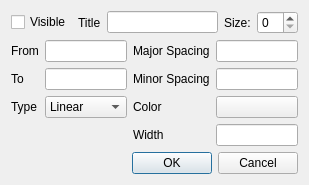
<?xml version="1.0" encoding="UTF-8"?>
<ui version="4.0">
 <class>AxisSettingsDialog</class>
 <widget class="QDialog" name="AxisSettingsDialog">
  <property name="geometry">
   <rect>
    <x>0</x>
    <y>0</y>
    <width>309</width>
    <height>180</height>
   </rect>
  </property>
  <property name="windowTitle">
   <string>Axis Settings</string>
  </property>
  <layout class="QVBoxLayout" name="verticalLayout">
   <item>
    <layout class="QHBoxLayout" name="horizontalLayout">
     <item>
      <widget class="QCheckBox" name="cbVisible">
       <property name="text">
        <string>Visible</string>
       </property>
      </widget>
     </item>
     <item>
      <widget class="QLabel" name="label_6">
       <property name="text">
        <string>Title</string>
       </property>
      </widget>
     </item>
     <item>
      <widget class="QLineEdit" name="tTitle"/>
     </item>
     <item>
      <widget class="QLabel" name="label_9">
       <property name="text">
        <string>Size:</string>
       </property>
      </widget>
     </item>
     <item>
      <widget class="SpinBox" name="sbSize"/>
     </item>
    </layout>
   </item>
   <item>
    <layout class="QHBoxLayout" name="horizontalLayout_2">
     <item>
      <layout class="QFormLayout" name="formLayout">
       <property name="fieldGrowthPolicy">
        <enum>QFormLayout::AllNonFixedFieldsGrow</enum>
       </property>
       <item row="0" column="0">
        <widget class="QLabel" name="label">
         <property name="text">
          <string>From</string>
         </property>
        </widget>
       </item>
       <item row="0" column="1">
        <widget class="QFNumberEdit" name="tFrom"/>
       </item>
       <item row="1" column="0">
        <widget class="QLabel" name="label_2">
         <property name="text">
          <string>To</string>
         </property>
        </widget>
       </item>
       <item row="1" column="1">
        <widget class="QFNumberEdit" name="tTo"/>
       </item>
       <item row="2" column="0">
        <widget class="QLabel" name="label_3">
         <property name="text">
          <string>Type</string>
         </property>
        </widget>
       </item>
       <item row="2" column="1">
        <widget class="QComboBox" name="cbMode">
         <item>
          <property name="text">
           <string>Linear</string>
          </property>
         </item>
         <item>
          <property name="text">
           <string>Log10</string>
          </property>
         </item>
        </widget>
       </item>
      </layout>
     </item>
     <item>
      <layout class="QFormLayout" name="formLayout_2">
       <item row="0" column="0">
        <widget class="QLabel" name="label_7">
         <property name="text">
          <string>Major Spacing</string>
         </property>
        </widget>
       </item>
       <item row="1" column="0">
        <widget class="QLabel" name="label_8">
         <property name="text">
          <string>Minor Spacing</string>
         </property>
        </widget>
       </item>
       <item row="0" column="1">
        <widget class="QFNumberEdit" name="tMajSpacing"/>
       </item>
       <item row="1" column="1">
        <widget class="QFNumberEdit" name="tMinSpacing"/>
       </item>
       <item row="2" column="0">
        <widget class="QLabel" name="label_4">
         <property name="text">
          <string>Color</string>
         </property>
        </widget>
       </item>
       <item row="2" column="1">
        <widget class="ColorButton" name="bColor">
         <property name="text">
          <string/>
         </property>
        </widget>
       </item>
       <item row="3" column="0">
        <widget class="QLabel" name="label_5">
         <property name="text">
          <string>Width</string>
         </property>
        </widget>
       </item>
       <item row="3" column="1">
        <widget class="QFNumberEdit" name="tWidth"/>
       </item>
      </layout>
     </item>
    </layout>
   </item>
   <item>
    <widget class="QDialogButtonBox" name="buttonBox">
     <property name="orientation">
      <enum>Qt::Horizontal</enum>
     </property>
     <property name="standardButtons">
      <set>QDialogButtonBox::Cancel|QDialogButtonBox::Ok</set>
     </property>
    </widget>
   </item>
  </layout>
 </widget>
 <customwidgets>
  <customwidget>
   <class>QFNumberEdit</class>
   <extends>QLineEdit</extends>
   <header>InstsAndQt.customQt</header>
  </customwidget>
  <customwidget>
   <class>SpinBox</class>
   <extends>QSpinBox</extends>
   <header>pyqtgraph</header>
  </customwidget>
  <customwidget>
   <class>ColorButton</class>
   <extends>QPushButton</extends>
   <header>pyqtgraph</header>
  </customwidget>
 </customwidgets>
 <resources/>
 <connections>
  <connection>
   <sender>buttonBox</sender>
   <signal>accepted()</signal>
   <receiver>AxisSettingsDialog</receiver>
   <slot>accept()</slot>
   <hints>
    <hint type="sourcelabel">
     <x>248</x>
     <y>254</y>
    </hint>
    <hint type="destinationlabel">
     <x>157</x>
     <y>274</y>
    </hint>
   </hints>
  </connection>
  <connection>
   <sender>buttonBox</sender>
   <signal>rejected()</signal>
   <receiver>AxisSettingsDialog</receiver>
   <slot>reject()</slot>
   <hints>
    <hint type="sourcelabel">
     <x>316</x>
     <y>260</y>
    </hint>
    <hint type="destinationlabel">
     <x>286</x>
     <y>274</y>
    </hint>
   </hints>
  </connection>
 </connections>
</ui>
